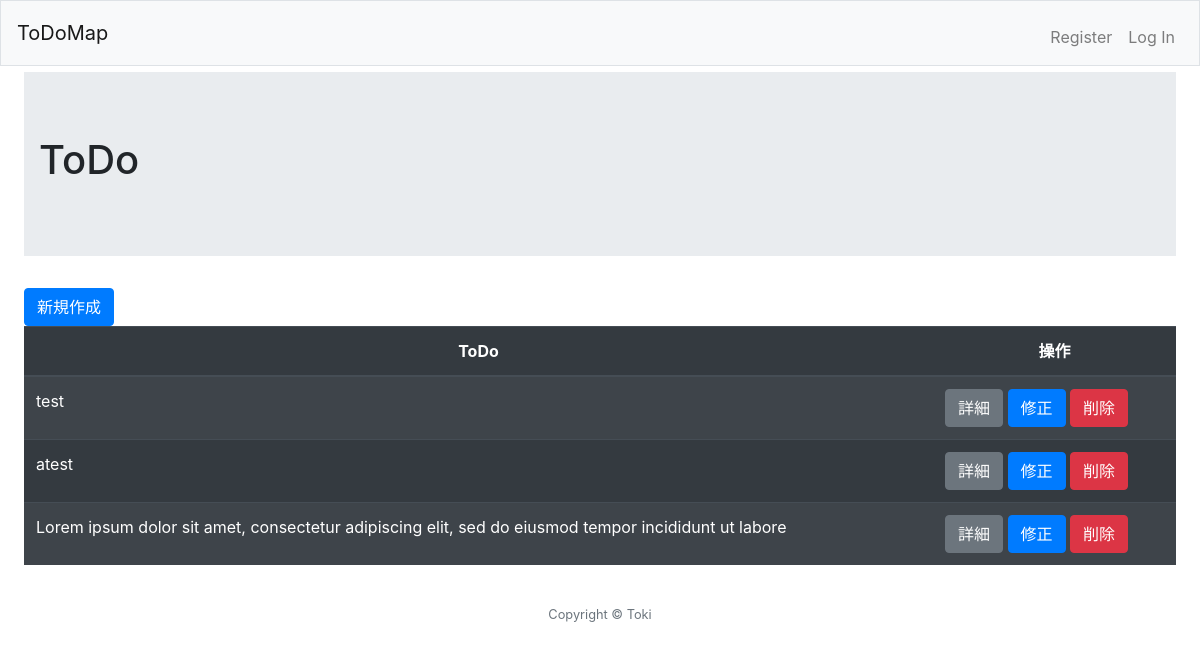
Before: / with the older database file.
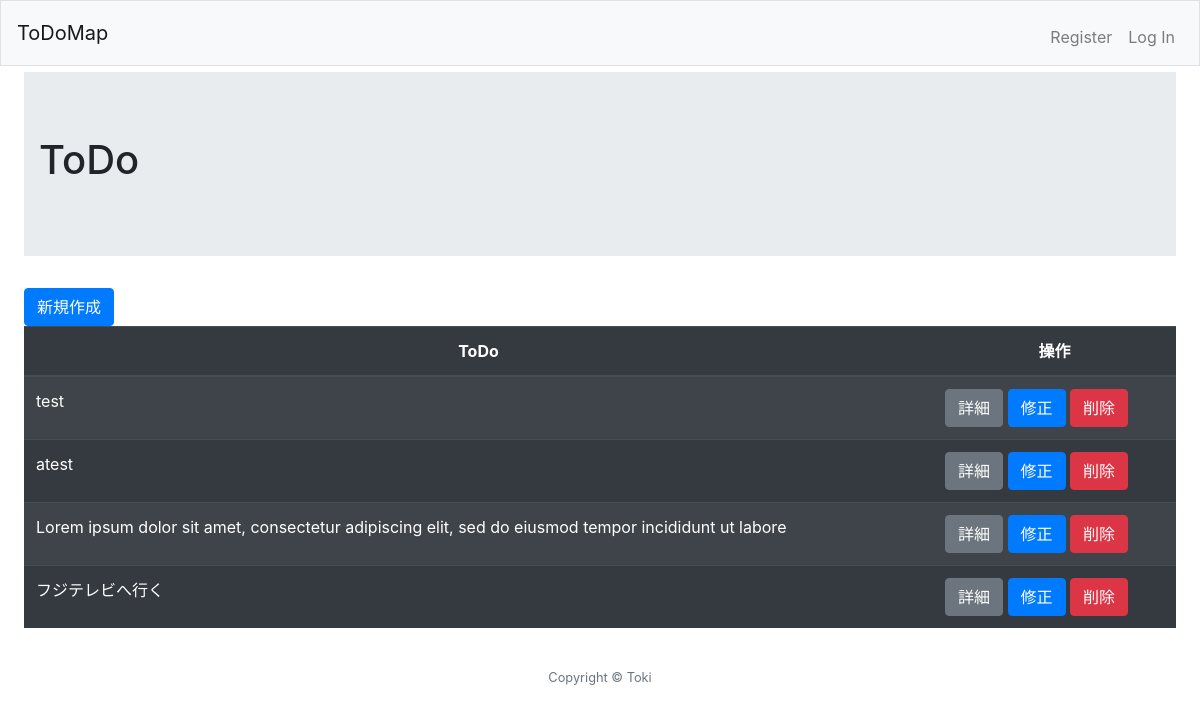
After: the same page with the newer database file.
### todo/models.py (models this page shows, shortened)
class Todo(models.Model):
  todo = models.CharField('ToDo', max_length=100, blank=False)
  created_at = models.DateTimeField('作成日時', auto_now_add=True)
  updated_at = models.DateTimeField('更新日時',auto_now=True)
  adress = models.CharField('住所', max_length=100, blank=False, default='日本')

### todo/views.py (the view)
# urls.py: path('', views.Index.as_view(), name='index'),
class Index(ListView):
  template_name = "todo/index.html"
  model = Todo
  paginate_by = 10 # ページネーションが5ページまで

### templates/todo/index.html (shortened to what this page needs)
{% extends 'todo/base.html' %}
{% block jumbotron %}
  ToDo
{% endblock %}
{% block main %}
<a class="btn btn-primary" href="{% url 'todo:create' %}">新規作成</a>
<table class="table table-striped table-dark">
  <thead>
    <tr>
      <th scope="col" class="text-center">ToDo</th>
      <th scope="col" class="text-center">操作</th>
    </tr>
  </thead>
  <tbody>
    {% for item in object_list %}
    <tr>
      <td>{{ item.todo }}</td>
      <td>
        <a class="btn btn-secondary" href="{% url 'todo:detail' pk=item.id %}">詳細</a>
        <a class="btn btn-primary" href="{% url 'todo:update' pk=item.id %}">修正</a>
        <a class="btn btn-danger" href="{% url 'todo:delete' pk=item.id %}">削除</a>
      </td>
    </tr>
    {% endfor %}
  </tbody>
</table>
{% endblock %}

### templates/todo/base.html (shortened to what this page needs)
{% load static %}
<!DOCTYPE html>
<html lang="en">
<head>
  <link rel="stylesheet" href="https://stackpath.bootstrapcdn.com/bootstrap/4.5.0/css/bootstrap.min.css">
  <link rel="stylesheet" href="{% static 'todo/css/style.css' %}">
</head>
<body class="pt-5">
  <header>
    <nav class="navbar navbar-expand-md navbar-light bg-light fixed-top border">
      <a class="navbar-brand" href="/">ToDoMap</a>
      <div class="collapse navbar-collapse" id="navbar">
        {% if session.user_id %}
          <ul class="navbar-nav ml-auto mt-2">
            <li class="nav-item"><a class="nav-link" href="/logout">Log Out</a></li>
          </ul>
        {% else %}
          <ul class="navbar-nav ml-auto mt-2">
            <li class="nav-item"><a class="nav-link" href="/register">Register</a></li>
            <li class="nav-item"><a class="nav-link" href="/login">Log In</a></li>
          </ul>
        {% endif %}
      </div>
    </nav>
  </header>
  <main class="container-fluid p-4">
    <div class="jumbotron jumbotron-fluid">
      <div class="container-fluid">
        <h1>{% block jumbotron %}{% endblock %}</h1>
      </div>
    </div>
      {% block main %}{% endblock %}
  </main>
  <footer class="continer px-5 small text-center text-muted">
    <p>Copyright &#169; Toki</p>
  </footer>
</body>
</html>

Changed rows visible on the page:
added Todo: todo "フジテレビへ行く"
